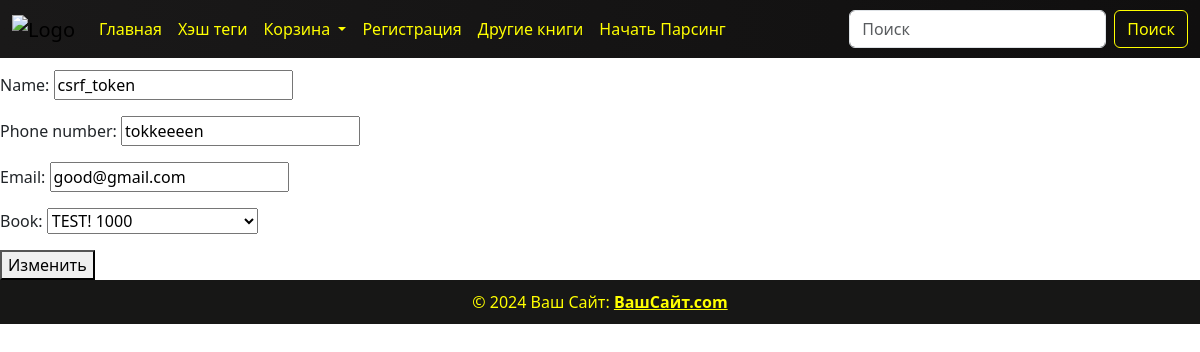
Page /backet/edit/4 on the committed database.
### backet/models.py (models this page shows)
class Order(models.Model):
    name = models.CharField(max_length=255)
    phone_number = models.CharField(max_length=255)
    email = models.EmailField()
    book = models.ForeignKey(Books, on_delete=models.CASCADE, related_name='orders')

### backet/views.py (the view, shortened to what this page needs)
# urls.py: path('backet/edit/<int:pk>', views.BacketUpdateView.as_view(), name='backet_edit'),
class BacketUpdateView(generic.UpdateView):
    model = Order
    form_class = BacketForm
    template_name = 'edit_backet.html'

### backet/forms.py
class BacketForm(forms.ModelForm):
    class Meta:
        model = Order
        fields = ['name', 'phone_number', 'email', 'book']

### main_page/models.py (called while the page is built)
    def __str__(self):
        return self.book_name + " " + str(self.book_price)

### templates/edit_backet.html (shortened to what this page needs)
{% include 'header.html' %}
<form action="" method="post">
    {{ form.as_p }}
    <button type="submit">Изменить</button>
</form>
{% include 'footer.html' %}

### static/css/details.css (style rules this page uses)
body { display: flex; flex-direction: column; min-height: 100vh; padding-top: 70px; background: url("https://i.pinimg.com/736x/e3/7d/a9/e37da92d1e32051af32a81a8950733f3.jpg"); background-repeat: no-repeat; background-size: cover; background-position: center; }

### static/css/style.css (style rules this page uses)
body { display: flex; flex-direction: column; min-height: 100vh; padding-top: 70px; background: url("https://i.pinimg.com/736x/e3/7d/a9/e37da92d1e32051af32a81a8950733f3.jpg"); background-repeat: no-repeat; background-size: cover; background-position: center; }

### rows in the picture
Order: name "csrf_token", phone_number "tokkeeeen", email "good@gmail.com", book "TEST! 1000"
